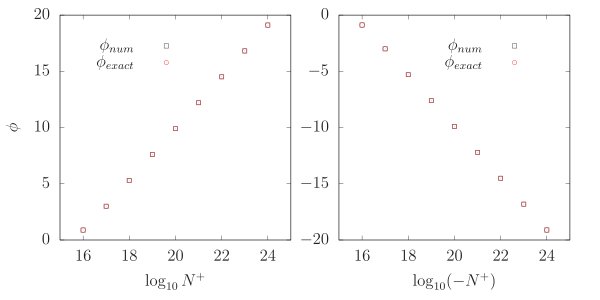

The script that drew this image:
set term epslatex 8 standalone size 6.0,3.0 font ",12"
set output "fig0.tex"

set multiplot layout 1,2 columnsfirst\
            margins screen .1, .95, .2, .95 spacing screen 0.08

set xlabel '$\log_{10}N^+$'
set ylabel '$\phi$'

set yrange [0:20]
set xrange [15:25]

set key at graph 0.6,0.9

plot 'sol.dat' u (log10($1)):2 pt 4 lc rgb "black" title '$\phi_{num}$',\
'sol.dat' u (log10($1)):3 pt 6 lc rgb "red" title '$\phi_{exact}$

set key at graph 0.9,0.9
set yrange [-20:0]
unset ylabel
set xlabel '$\log_{10}(-N^+)$'
plot 'sol.dat' u (log10(-$1)):2 pt 4 lc rgb "black" title '$\phi_{num}$',\
'sol.dat' u (log10(-$1)):3 pt 6 lc rgb "red" title '$\phi_{exact}$

unset multiplot
set output
system('latex fig0.tex && dvips fig0.dvi && ps2pdf fig0.ps')
